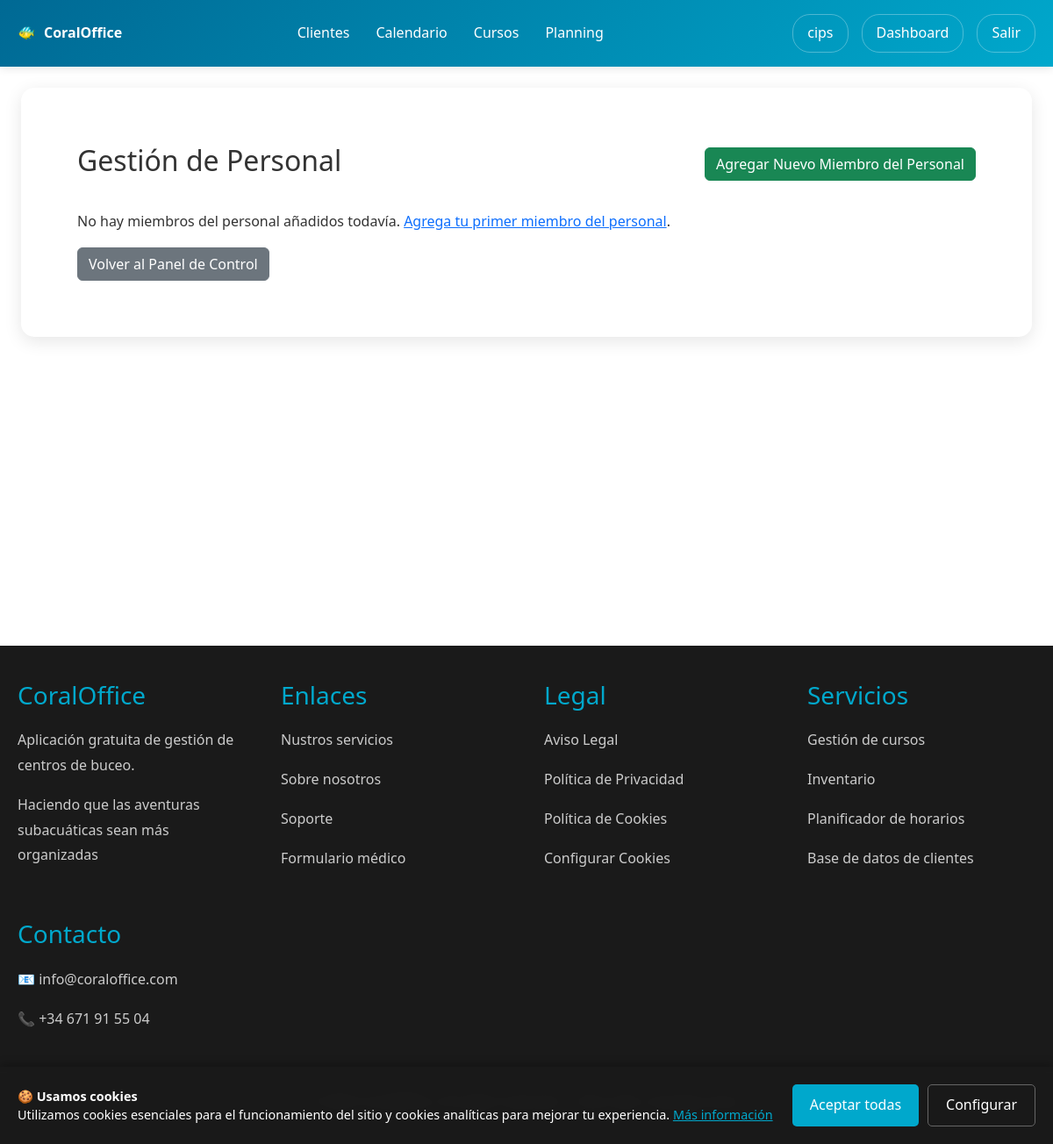
Page /users/staff/ (signed in) on the earlier database version.
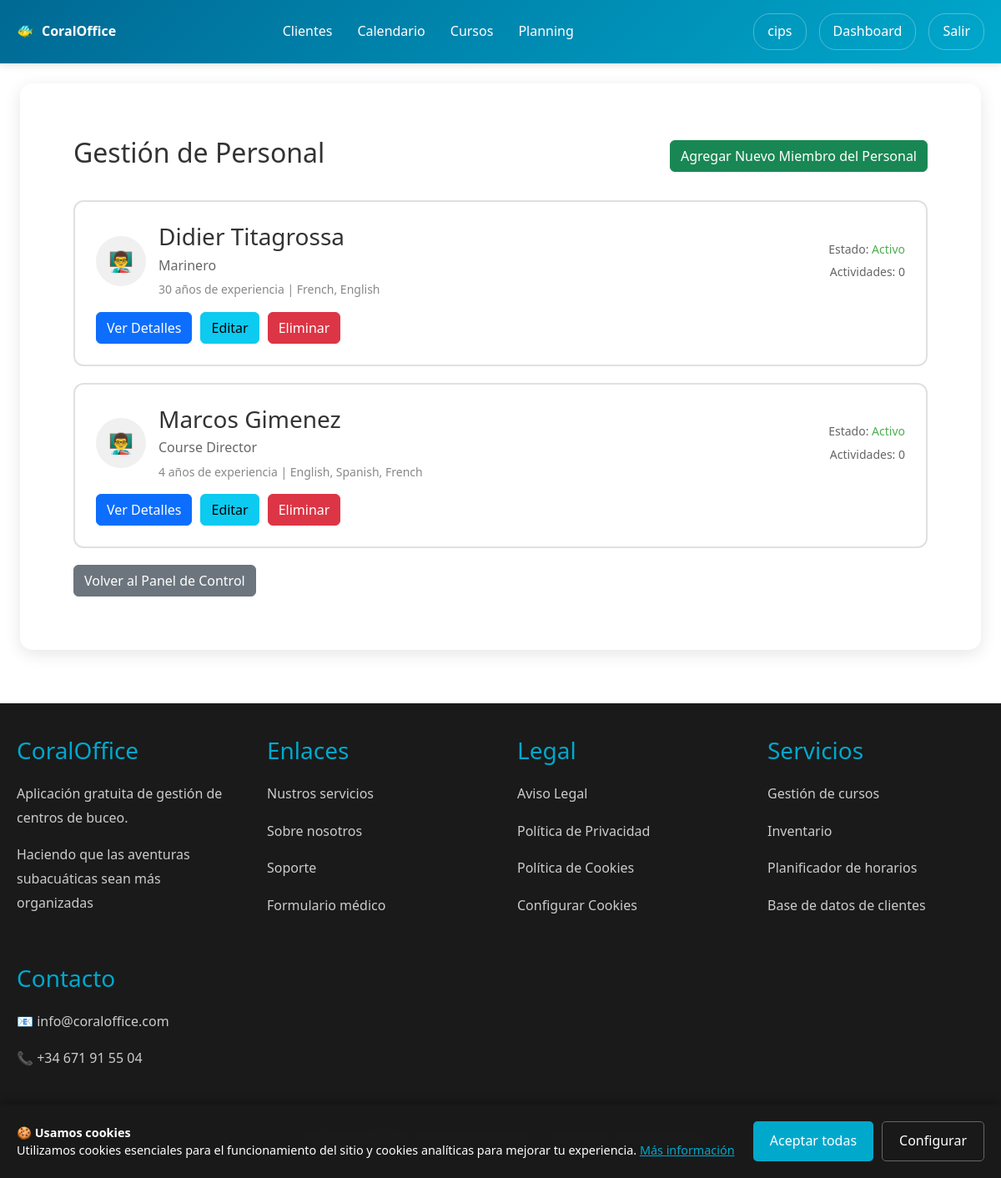
Same page on the later database version.
### users/models.py (models this page shows, shortened)
class Staff(models.Model):
    CERTIFICATION_LEVEL_CHOICES = [
        ('DIVEMASTER', 'Divemaster'),
        ('INSTRUCTOR', 'Instructor'),
        ('SENIOR_INSTRUCTOR', 'Senior Instructor'),
        ('MASTER_INSTRUCTOR', 'Master Instructor'),
        ('COURSE_DIRECTOR', 'Course Director'),
        ('SKIPPER', 'Marinero'),
        ('CAPTAIN', 'Patrón'),
        ('OFFICE', 'Oficinista'),
    ]
    STATUS_CHOICES = [
        ('ACTIVE', 'Activo'),
        ('INACTIVE', 'Inactivo'),
        ('ON_LEAVE', 'Ausente'),
    ]
    diving_center = models.ForeignKey(User, on_delete=models.CASCADE, related_name='staff_members')
    first_name = models.CharField(max_length=50)
    last_name = models.CharField(max_length=50)
    email = models.EmailField()
    phone_number = models.CharField(max_length=20)
    certification_level = models.CharField(max_length=50, choices=CERTIFICATION_LEVEL_CHOICES, default='DIVEMASTER')
    certification_number = models.CharField(max_length=100, blank=True)
    languages = models.CharField(max_length=200, help_text="Idiomas que habla (separados por comas)")
    experience_years = models.IntegerField(default=0, help_text="Años de experiencia")
    specialties = models.TextField(blank=True, help_text="Especialidades o habilidades adicionales")
    hire_date = models.DateField()
    status = models.CharField(max_length=20, choices=STATUS_CHOICES, default='ACTIVE')
    hourly_rate = models.DecimalField(max_digits=8, decimal_places=2, default=0.00, help_text="Tarifa por hora")
    profile_picture = models.ImageField(upload_to='staff_profiles/', null=True, blank=True)
    notes = models.TextField(blank=True)
    created_at = models.DateTimeField(auto_now_add=True)
    def get_full_name(self):
        return f"{self.first_name} {self.last_name}"
    def get_activities_count(self):
        return self.assigned_activities.count()

### users/views.py (the view)
# urls.py: path('staff/', views.staff_list, name='staff_list'),
@login_required
def staff_list(request):
    if not request.user.userprofile.is_diving_center:
        messages.error(request, 'Access denied.')
        return redirect('users:profile')
    staff_members = Staff.objects.filter(diving_center=request.user).order_by('first_name', 'last_name')
    return render(request, 'users/staff_list.html', {'staff_members': staff_members})

### users/context_processors.py (called while the page is built)
def cookies_context(request):
    cookies_accepted = request.COOKIES.get('cookies_accepted', 'false') == 'true'
    show_cookies_banner = not cookies_accepted
    return {
        'cookies_accepted': cookies_accepted,
        'show_cookies_banner': show_cookies_banner,
    }

### users/templates/users/staff_list.html (shortened to what this page needs)
{% extends 'users/base.html' %}
{% block users_content %}
<div class="p-3 container">
    <div style="display: flex; justify-content: space-between; align-items: center; margin-bottom: 30px;">
        <h2>Gestión de Personal</h2>
        <a href="{% url 'users:add_staff' %}" class="btn btn-success">Agregar Nuevo Miembro del Personal</a>
    </div>
    {% for staff in staff_members %}
    <div class="user-card">
        <div style="display: flex; align-items: center; gap: 15px;">
            {% if staff.profile_picture %}
                <img src="{{ staff.profile_picture.url }}" alt="{{ staff.get_full_name }}" style="width: 60px; height: 60px; border-radius: 50%; object-fit: cover;">
            {% else %}
                <div style="width: 60px; height: 60px; border-radius: 50%; background: #f0f0f0; display: flex; align-items: center; justify-content: center; font-size: 24px;">👨‍🏫</div>
            {% endif %}
            <div style="flex: 1;">
                <h3 style="margin: 0;">{{ staff.get_full_name }}</h3>
                <p style="margin: 5px 0; color: #666;">{{ staff.get_certification_level_display }}</p>
                <p style="margin: 0; font-size: 14px; color: #888;">{{ staff.experience_years }} años de experiencia | {{ staff.languages }}</p>
            </div>
            <div style="text-align: right;">
                <p style="margin: 0; font-size: 14px; color: #666;">Estado: <span style="color: {% if staff.status == 'ACTIVE' %}#4caf50{% else %}#f44336{% endif %};">{{ staff.get_status_display }}</span></p>
                <p style="margin: 5px 0 0 0; font-size: 14px; color: #666;">Actividades: {{ staff.get_activities_count }}</p>
            </div>
        </div>
        <div style="margin-top: 15px; display: flex; gap: 10px;">
            <a href="{% url 'users:staff_detail' staff.id %}" class="btn btn-primary">Ver Detalles</a>
            <a href="{% url 'users:edit_staff' staff.id %}" class="btn btn-info">Editar</a>
            <a href="{% url 'users:delete_staff' staff.id %}" class="btn btn-danger">Eliminar</a>
        </div>
    </div>
    {% empty %}
    <p>No hay miembros del personal añadidos todavía. <a href="{% url 'users:add_staff' %}">Agrega tu primer miembro del personal</a>.</p>
    {% endfor %}
    <a href="{% url 'users:diving_center_dashboard' %}" class="btn btn-secondary">Volver al Panel de Control</a>
</div>
{% endblock %}

### users/templates/users/base.html (shortened to what this page needs)
{% extends 'home/base.html' %}
{% block content %}
<div class="p-0 p-sm-4">
    <div style="background: white;border-radius: 15px; box-shadow: 0 5px 20px rgba(0,0,0,0.1);" class="p-sm-5 pt-5">
        {% block users_content %}
        {% endblock %}
    </div>
</div>
{% endblock %}

### home/templates/home/base.html (shortened to what this page needs)
<!DOCTYPE html>
<html lang="en">
<head>
    <link href="https://cdn.jsdelivr.net/npm/bootstrap@5.3.2/dist/css/bootstrap.min.css" rel="stylesheet">
    <link rel="stylesheet" href="https://cdn.jsdelivr.net/npm/bootstrap-icons@1.11.1/font/bootstrap-icons.css">
</head>
<body>
    <header class="header">
        <nav class="nav-container">
            <div class="logo">CoralOffice</div>
            <ul class="nav-menu m-0 ms-0 p-0">
                {% if user.is_authenticated and user.userprofile.is_diving_center %}
                    <li><a href="{% url 'users:customer_list' %}">Clientes</a></li>
                    <li><a href="{% url 'users:calendar_view' %}">Calendario</a></li>
                <li><a href="{% url 'users:courses_list' %}">Cursos</a></li>
<li><a href="{% url 'users:staff_planning' %}">Planning</a></li>
                {% else %}
                    <li><a href="{% url 'home:home' %}">Inicio</a></li>
                    <li><a href="{% url 'home:services' %}">Servicios</a></li>
                    <li><a href="{% url 'home:about' %}">Sobre nosotros</a></li>
                    <li><a href="{% url 'home:contact' %}">Contacto</a></li>
                {% endif %}
            </ul>
            <div class="user-menu ms-3">
                {% if user.is_authenticated %}
                    <a href="{% url 'users:profile' %}">{{ user.username }}</a>
                    {% if user.userprofile.is_diving_center %}
                        <a href="{% url 'users:diving_center_dashboard' %}">Dashboard</a>
                    {% endif %}
                    <a href="{% url 'users:logout' %}">Salir</a>
                {% else %}
                    <a href="{% url 'users:login' %}">Acceder</a>
                {% endif %}
            </div>
        </nav>
    </header>
    {% if show_cookies_banner %}
    <div class="cookies-banner" id="cookiesBanner">
        <div class="cookies-banner-content">
            <div class="cookies-text">
                <strong>🍪 Usamos cookies</strong><br>
                Utilizamos cookies esenciales para el funcionamiento del sitio y cookies analíticas para mejorar tu experiencia.
                <a href="{% url 'home:cookies_policy' %}" style="color: #00a8cc;">Más información</a>
            </div>
            <div class="cookies-buttons">
                <button class="cookies-btn cookies-btn-accept" onclick="acceptAllCookies()">Aceptar todas</button>
                <a href="{% url 'home:cookies_settings' %}" class="cookies-btn cookies-btn-settings">Configurar</a>
            </div>
        </div>
    </div>
    {% endif %}
    <main class="main-content pt-0">
        {% block content %}
        {% endblock %}
    </main>
    <footer class="footer">
        <div class="footer-content">
            <div class="footer-section">
                <h3>CoralOffice</h3>
                <p>Aplicación gratuita de gestión de centros de buceo.</p>
                <p>Haciendo que las aventuras subacuáticas sean más organizadas</p>
            </div>
            <div class="footer-section">
                <h3>Enlaces</h3>
                <p><a href="{% url 'home:services' %}">Nustros servicios</a></p>
                <p><a href="{% url 'home:about' %}">Sobre nosotros</a></p>
                <p><a href="{% url 'home:contact' %}">Soporte</a></p>
                <p><a href="{% url 'users:medical_form' %}">Formulario médico</a></p>
            </div>
            <div class="footer-section">
                <h3>Legal</h3>
                <p><a href="{% url 'home:legal_notice' %}">Aviso Legal</a></p>
                <p><a href="{% url 'home:privacy_policy' %}">Política de Privacidad</a></p>
                <p><a href="{% url 'home:cookies_policy' %}">Política de Cookies</a></p>
                <p><a href="{% url 'home:cookies_settings' %}">Configurar Cookies</a></p>
            </div>
            <div class="footer-section">
                <h3>Servicios</h3>
                <p>Gestión de cursos</p>
                <p>Inventario</p>
                <p>Planificador de horarios</p>
                <p>Base de datos de clientes</p>
            </div>
            <div class="footer-section">
                <h3>Contacto</h3>
                <p>📧 info@coraloffice.com</p>
                <p>📞 +34 671 91 55 04</p>
            </div>
        </div>
        <div class="footer-bottom">
            <p>&copy; 2025 CoralOffice. All rights reserved. | Dive safe, manage smart.</p>
        </div>
    </footer>
</body>
</html>

### home/templates/home/base.html (style rules this page uses)
* { margin: 0; padding: 0; box-sizing: border-box; }
body { font-family: 'Segoe UI', Tahoma, Geneva, Verdana, sans-serif; line-height: 1.6; color: #333; }
.header { background: linear-gradient(135deg, #006994, #00a8cc); color: white; padding: 1rem 0; box-shadow: 0 2px 10px rgba(0,0,0,0.1); position: relative; }
.nav-container { max-width: 1200px; margin: 0 auto; display: flex; justify-content: space-between; align-items: center; padding: 0 20px; }
.logo { font-size: 1rem; font-weight: bold; display: flex; align-items: center; z-index: 1001; }
.logo::before { content: '🐠'; margin-right: 10px; }
.nav-menu { display: flex; list-style: none; gap: 30px; }
.nav-menu a { color: white; text-decoration: none; padding: 10px 0px; border-radius: 5px; transition: background 0.3s; }
.user-menu { display: flex; align-items: center; gap: 15px; }
.user-menu a { color: white; text-decoration: none; padding: 8px 16px; border: 1px solid rgba(255,255,255,0.3); border-radius: 20px; transition: all 0.3s; }
.main-content { min-height: calc(100vh - 140px); padding: 40px 0; }
.container { max-width: 1200px; margin: 0 auto; }
.cookies-banner { position: fixed; bottom: 0; left: 0; right: 0; background: rgba(26, 26, 26, 0.95); color: white; padding: 20px; z-index: 9999; box-shadow: 0 -2px 10px rgba(0,0,0,0.3); backdrop-filter: blur(10px); }
.cookies-banner-content { max-width: 1200px; margin: 0 auto; display: flex; align-items: center; justify-content: space-between; gap: 20px; }
.cookies-text { flex: 1; font-size: 0.9rem; line-height: 1.5; }
.cookies-buttons { display: flex; gap: 10px; flex-shrink: 0; }
.cookies-btn { padding: 10px 20px; border: none; border-radius: 5px; cursor: pointer; font-weight: 500; text-decoration: none; display: inline-block; transition: all 0.3s; }
.cookies-btn-accept { background: #00a8cc; color: white; }
.cookies-btn-settings { background: transparent; color: white; border: 1px solid #666; }
.footer { background: #1a1a1a; color: white; padding: 40px 0 20px; }
.footer-content { max-width: 1200px; margin: 0 auto; padding: 0 20px; display: grid; grid-template-columns: repeat(auto-fit, minmax(250px, 1fr)); gap: 40px; }
.footer-section h3 { color: #00a8cc; margin-bottom: 20px; }
.footer-section p, .footer-section a { color: #ccc; text-decoration: none; line-height: 1.8; }
.footer-bottom { text-align: center; margin-top: 30px; padding-top: 20px; border-top: 1px solid #333; color: #888; }

### users/templates/users/base.html (style rules this page uses)
.user-card { border: 2px solid #e0e0e0; padding: 25px; margin: 20px 0; border-radius: 12px; transition: all 0.3s; background: white; }

Differences in the rows shown:
added Staff: get_full_name "Didier Titagrossa", certification_level "Marinero", experience_years "30", languages "French, English", status "Activo", get_activities_count "0"
added Staff: get_full_name "Marcos Gimenez", certification_level "Course Director", experience_years "4", languages "English, Spanish, French", status "Activo", get_activities_count "0"
Other differences:
text no longer shown: "No hay miembros del personal añadidos todavía. Agrega tu primer miembro del personal ."
